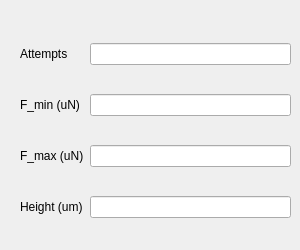
           <widget class="QWidget" name="PlaceTab">
            <attribute name="title">
             <string>Place</string>
            </attribute>
            <widget class="QWidget" name="gridLayoutWidget_4">
             <property name="geometry">
              <rect>
               <x>20</x>
               <y>20</y>
               <width>271</width>
               <height>221</height>
              </rect>
             </property>
             <layout class="QGridLayout" name="gridLayout_8">
              <item row="1" column="0">
               <widget class="QLabel" name="label_28">
                <property name="text">
                 <string>F_min (uN)</string>
                </property>
               </widget>
              </item>
              <item row="0" column="0">
               <widget class="QLabel" name="label_27">
                <property name="text">
                 <string>Attempts</string>
                </property>
               </widget>
              </item>
              <item row="1" column="1">
               <widget class="QLineEdit" name="place_fmax"/>
              </item>
              <item row="0" column="1">
               <widget class="QLineEdit" name="place_attempt"/>
              </item>
              <item row="2" column="0">
               <widget class="QLabel" name="label_29">
                <property name="text">
                 <string>F_max (uN)</string>
                </property>
               </widget>
              </item>
              <item row="2" column="1">
               <widget class="QLineEdit" name="place_fmin"/>
              </item>
              <item row="3" column="0">
               <widget class="QLabel" name="label_35">
                <property name="text">
                 <string>Height (um)</string>
                </property>
               </widget>
              </item>
              <item row="3" column="1">
               <widget class="QLineEdit" name="place_height"/>
              </item>
             </layout>
            </widget>
           </widget>
